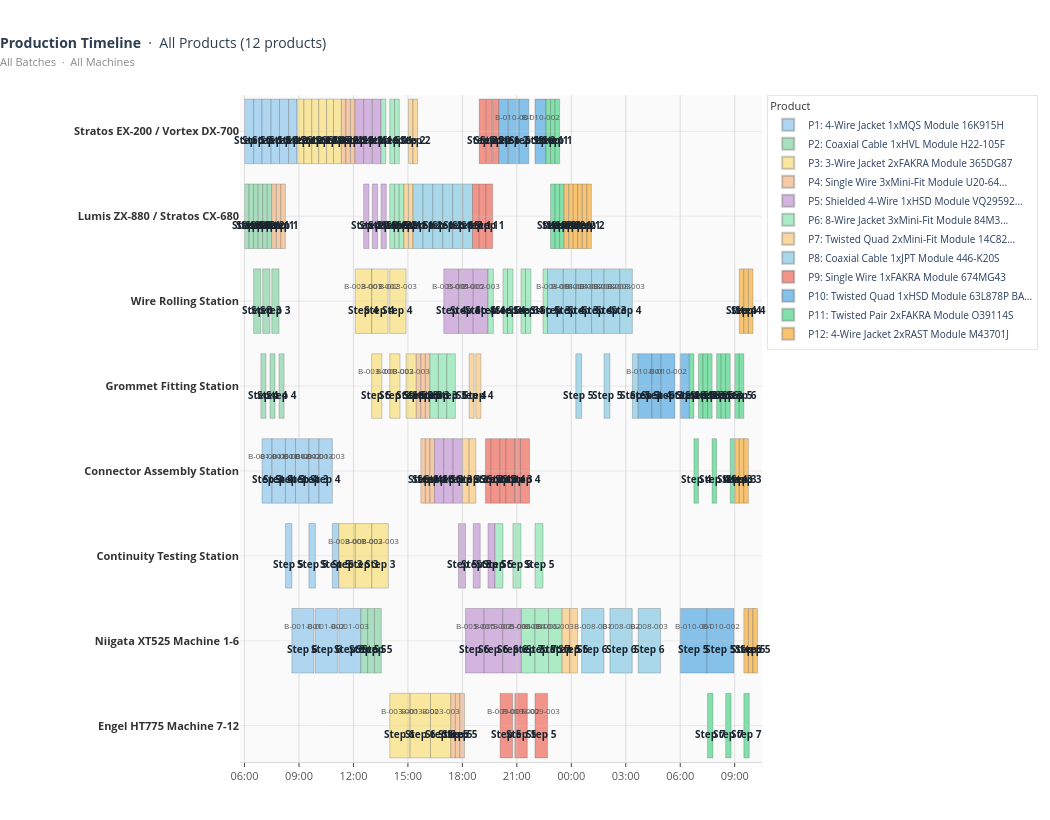

Notebook code for this chart:
### Markdown cell above
### 10b. All Products — Full Schedule

### Code cell
plot_gantt(df_schedule, product_id="All")
